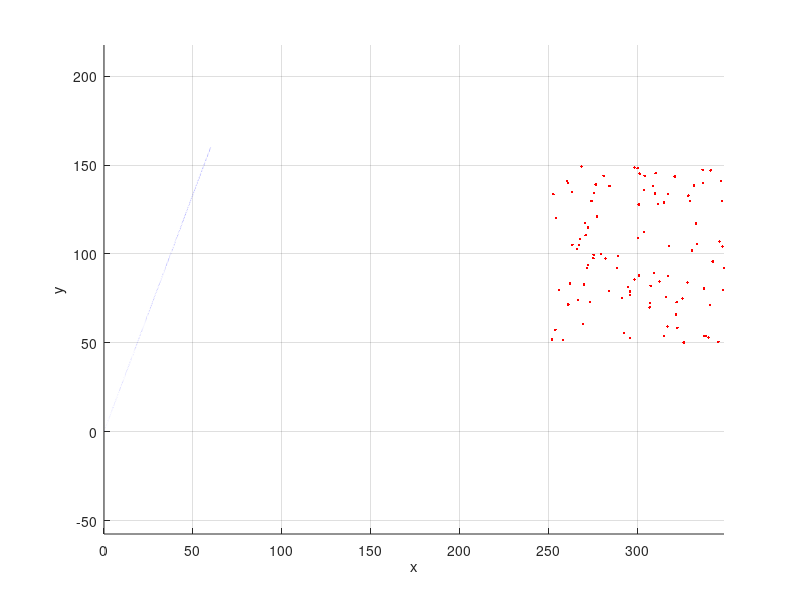

MATLAB code to generate this figure:
% IMU Simulation with camera directed towards mean landmark
%
% Coordinate frames:
% w: world frame
% i: IMU frame
% c: camera (right-down-forward) frame
%
% Variables:
% R: rotation 3-by-3
% T: transform 4-by-4
% q: quaternion 4-by-1
% a: acceleration 3-by-1
% v: velocity 3-by-1
% p: position 3-by-1

%% Clear the workspace
clear
close all
clc
rng(1);                                     % repeatable simulation results

%% Setup parameters
plotFlag = 1;                               % want a plot?
t = 0:0.01:20;                              % simulation run time and time step

a_c_w = repmat([0.3 0.8 -0.1]', 1, length(t));   % constant linear acceleration for the camera
p0_c_w = [0 0 0]';                          % initial camera position in the world

q_i_c = [ 1 0 0 0 ]';                       % rotation from IMU to camera
p_i_c = [ 0 0 0]';                          % translation from IMU to camera

numPoints = 100;                            % number of landmarks
pts_min = -50;                          
pts_max = 50;
pts_center = [300 100 0]';                  % mean landmark

gravity = [0 0 9.81]';                      % gravity

%% Derived parameters
nSteps = length(t);

%% Generate landmarks
pts_w = bsxfun(@plus, pts_min+(pts_max-pts_min).*rand(3,numPoints), pts_center);

%% Generate camera path first and find its orientation
q_c_w = zeros(4,nSteps);
v_c_w = zeros(3,nSteps);
p_c_w = zeros(3,nSteps);

p_c_w(:,1) = p0_c_w;
%q_c_w = 

for i = 2:nSteps
    dt = t(i) - t(i-1);                 
    v_c_w(:,i) = v_c_w(:,i-1) + a_c_w(:,i-1)*dt;
    p_c_w(:,i) = p_c_w(:,i-1) + v_c_w(:,i-1)*dt + 0.5*a_c_w(:,i-1)*dt^2;
end




%% Plot

if plotFlag
    figure(1);
    xlabel('x'); ylabel('y'); zlabel('z');
    grid on;
    hold on;
    
    % plot points
    scatter3(pts_w(1, :), pts_w(2, :), pts_w(3, :), 'r', '.');
    
    % plot camera path
    plot3(p_c_w(1,:), p_c_w(2,:), p_c_w(3,:), 'b-');
    
    axis equal; axis vis3d;
    
end
